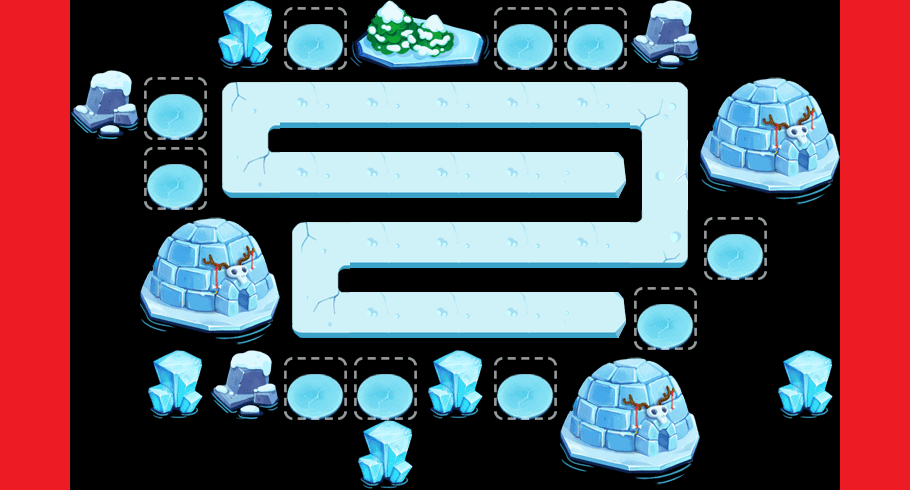

Rendered tile map (Tiled .tmx) drawn with the repository's tilesets; below, a short description and the map source with its tile grids summarised:
An orthogonal 13x7 tile map with 70x70 px tiles, 2 tile layers (content, things) and 64 objects (42x water, 10x waterTowerSeat, way1_0, way1_1, way1_2, ...).

<map version="1.0" orientation="orthogonal" width="13" height="7" tilewidth="70" tileheight="70">
 <tileset firstgid="1" name="theme2Tiles" tilewidth="70" tileheight="70" spacing="2" margin="2">
  <image source="theme2Tiles.png" width="512" height="512" />
  <tile id="3">
   <properties>
    <property name="thingIdx" value="307" />
   </properties>
  </tile>
  <tile id="7">
   <properties>
    <property name="thingIdx" value="402" />
   </properties>
  </tile>
  <tile id="9">
   <properties>
    <property name="thingIdx" value="208" />
   </properties>
  </tile>
  <tile id="10">
   <properties>
    <property name="thingIdx" value="115" />
   </properties>
  </tile>
  <tile id="11">
   <properties>
    <property name="thingIdx" value="115" />
   </properties>
  </tile>
  <tile id="12">
   <properties>
    <property name="thingIdx" value="208" />
   </properties>
  </tile>
  <tile id="13">
   <properties>
    <property name="thingIdx" value="118" />
   </properties>
  </tile>
  <tile id="14">
   <properties>
    <property name="thingIdx" value="305" />
   </properties>
  </tile>
  <tile id="18">
   <properties>
    <property name="thingIdx" value="114" />
   </properties>
  </tile>
  <tile id="19">
   <properties>
    <property name="thingIdx" value="116" />
   </properties>
  </tile>
  <tile id="20">
   <properties>
    <property name="thingIdx" value="114" />
   </properties>
  </tile>
  <tile id="21">
   <properties>
    <property name="thingIdx" value="306" />
   </properties>
  </tile>
  <tile id="23">
   <properties>
    <property name="thingIdx" value="209" />
   </properties>
  </tile>
  <tile id="24">
   <properties>
    <property name="thingIdx" value="209" />
   </properties>
  </tile>
  <tile id="25">
   <properties>
    <property name="thingIdx" value="113" />
   </properties>
  </tile>
  <tile id="26">
   <properties>
    <property name="thingIdx" value="117" />
   </properties>
  </tile>
  <tile id="27">
   <properties>
    <property name="blank" value="0" />
   </properties>
  </tile>
  <tile id="28">
   <properties>
    <property name="way" value="1" />
   </properties>
  </tile>
  <tile id="29">
   <properties>
    <property name="way" value="1" />
   </properties>
  </tile>
  <tile id="30">
   <properties>
    <property name="way" value="1" />
   </properties>
  </tile>
  <tile id="31">
   <properties>
    <property name="way" value="1" />
   </properties>
  </tile>
  <tile id="32">
   <properties>
    <property name="way" value="1" />
   </properties>
  </tile>
  <tile id="33">
   <properties>
    <property name="way" value="1" />
   </properties>
  </tile>
  <tile id="35">
   <properties>
    <property name="way" value="1" />
   </properties>
  </tile>
  <tile id="36">
   <properties>
    <property name="way" value="1" />
   </properties>
  </tile>
  <tile id="37">
   <properties>
    <property name="way" value="1" />
   </properties>
  </tile>
  <tile id="38">
   <properties>
    <property name="way" value="1" />
   </properties>
  </tile>
  <tile id="39">
   <properties>
    <property name="way" value="1" />
   </properties>
  </tile>
  <tile id="40">
   <properties>
    <property name="way" value="1" />
   </properties>
  </tile>
  <tile id="42">
   <properties>
    <property name="way" value="1" />
   </properties>
  </tile>
  <tile id="43">
   <properties>
    <property name="way" value="1" />
   </properties>
  </tile>
 </tileset>
 <layer name="content" width="13" height="7">
  <data>[91 cells, 39 non-empty, 8 distinct tile ids]</data>
 </layer>
 <layer name="things" width="13" height="7">
  <data>[91 cells, 32 non-empty, 9 distinct tile ids]</data>
 </layer>
 <objectgroup name="objs" width="13" height="7">
  <object name="waterTowerSeat" x="577" y="34" width="30" height="21" />
  <object name="waterTowerSeat" x="508" y="382" width="30" height="21" />
  <object name="way1_0" x="587" y="165" width="18" height="17" />
  <object name="way1_1" x="240" y="161" width="18" height="17" />
  <object name="way1_2" x="240" y="98" width="18" height="17" />
  <object name="way1_3" x="649" y="95" width="18" height="17" />
  <object name="way1_4" x="652" y="231" width="18" height="17" />
  <object name="way1_5" x="308" y="238" width="18" height="17" />
  <object name="way1_6" x="311" y="297" width="18" height="17" />
  <object name="way1_7" x="583" y="304" width="18" height="17" />
  <object name="water" x="92" y="21" width="25" height="18" />
  <object name="water" x="154" y="26" width="25" height="18" />
  <object name="water" x="232" y="28" width="25" height="18" />
  <object name="water" x="376" y="26" width="25" height="18" />
  <object name="water" x="432" y="30" width="25" height="18" />
  <object name="water" x="655" y="31" width="25" height="18" />
  <object name="water" x="718" y="32" width="25" height="18" />
  <object name="water" x="791" y="30" width="25" height="18" />
  <object name="water" x="717" y="96" width="25" height="18" />
  <object name="water" x="788" y="102" width="25" height="18" />
  <object name="water" x="740" y="156" width="25" height="18" />
  <object name="water" x="771" y="162" width="25" height="18" />
  <object name="water" x="110" y="109" width="25" height="18" />
  <object name="water" x="92" y="166" width="25" height="18" />
  <object name="water" x="100" y="236" width="25" height="18" />
  <object name="water" x="168" y="238" width="25" height="18" />
  <object name="water" x="230" y="235" width="25" height="18" />
  <object name="water" x="91" y="303" width="25" height="18" />
  <object name="water" x="168" y="308" width="25" height="18" />
  <object name="water" x="230" y="301" width="25" height="18" />
  <object name="water" x="91" y="379" width="25" height="18" />
  <object name="water" x="162" y="379" width="25" height="18" />
  <object name="water" x="232" y="376" width="25" height="18" />
  <object name="water" x="98" y="450" width="25" height="18" />
  <object name="water" x="168" y="445" width="25" height="18" />
  <object name="water" x="236" y="454" width="25" height="18" />
  <object name="water" x="306" y="442" width="25" height="18" />
  <object name="water" x="376" y="446" width="25" height="18" />
  <object name="water" x="445" y="378" width="25" height="18" />
  <object name="water" x="444" y="449" width="25" height="18" />
  <object name="water" x="506" y="445" width="25" height="18" />
  <object name="water" x="574" y="445" width="25" height="18" />
  <object name="water" x="591" y="371" width="25" height="18" />
  <object name="water" x="653" y="377" width="25" height="18" />
  <object name="water" x="719" y="310" width="25" height="18" />
  <object name="water" x="782" y="234" width="25" height="18" />
  <object name="water" x="792" y="318" width="25" height="18" />
  <object name="water" x="795" y="380" width="25" height="18" />
  <object name="water" x="721" y="396" width="25" height="18" />
  <object name="water" x="645" y="468" width="25" height="18" />
  <object name="water" x="730" y="452" width="25" height="18" />
  <object name="water" x="796" y="444" width="25" height="18" />
  <object name="hero" x="451" y="305" width="23" height="15" />
  <object name="heart" x="598" y="325" width="26" height="16" />
  <object name="waterTowerSeat" x="160" y="171" width="30" height="21" />
  <object name="waterTowerSeat" x="653" y="312" width="30" height="21" />
  <object name="waterTowerSeat" x="300" y="380" width="30" height="21" />
  <object name="waterTowerSeat" x="297" y="30" width="30" height="21" />
  <object name="waterTowerSeat" x="718" y="242" width="30" height="21" />
  <object name="waterTowerSeat" x="160" y="102" width="30" height="21" />
  <object name="waterTowerSeat" x="505" y="35" width="30" height="21" />
  <object name="waterTowerSeat" x="369" y="382" width="30" height="21" />
  </objectgroup>
</map>
<!-- 2 of 64 objects omitted -->
